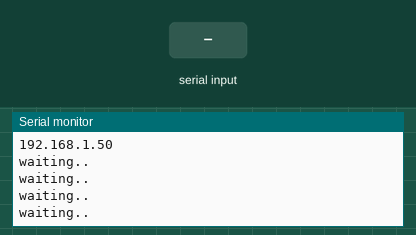
The sketch below on a simulated ESP8266 (NodeMCU). Parts: the last lines printed to the serial monitor. The test bench sets the inputs (shaded band). WiFi joins after 1.5 s; servers stay silent unless stated; uploads are accepted with an empty reply.

Above: at 2.7 s.
2.8 s: "1" received over Serial
At 4.3 s:
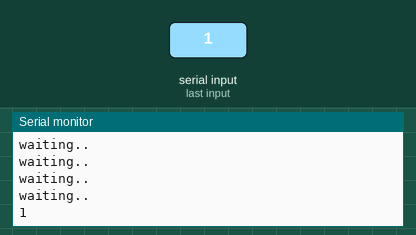
5.8 s: "0" received over Serial
At 7.2 s:
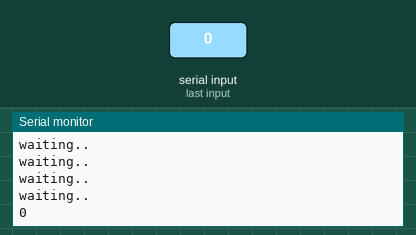
7.3 s: "2" received over Serial
At 8.2 s:
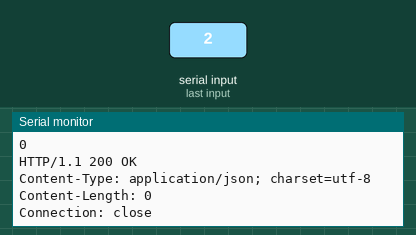
Timing chart, 0 to 10.3 s (numbered marks = the images above; inputs shaded):
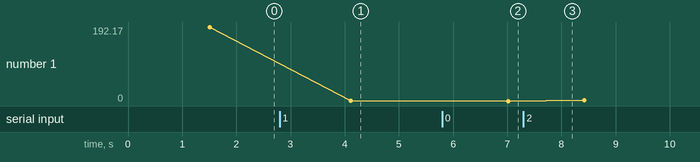

Measured:
- after the input at 2.8 s, the serial monitor: prints a new line after 1.3 s (image 1)
- after the input at 5.8 s, the serial monitor: prints a new line after 1.2 s (image 2)
- plotted number 1: 192.17 → 1 after the input at 2.8 s, 0 → 2 after the input at 7.3 s

The sketch:

WiFiClient.ino
```cpp
#include <ESP8266WiFi.h>


const char* ssid     = "IOT-CUP";
const char* password = "";

const char* host = "autiot.coolpage.biz";
String PostData = "";

void setup() {
  Serial.begin(115200);
  delay(10);
//  pinMode(0,INPUT);
  // We start by connecting to a WiFi network

  Serial.println();
  Serial.println();
  Serial.print("Connecting to ");
  Serial.println(ssid);

  WiFi.begin(ssid, password);

  while (WiFi.status() != WL_CONNECTED) {
    delay(500);
    Serial.print(".");
  }

  Serial.println("");
  Serial.println("WiFi connected");
  Serial.println("IP address: ");
  Serial.println(WiFi.localIP());
}

void loop() {
  /////////////
//  delay(7000);
  ////////////
  while (Serial.available() <= 0) {Serial.println("waiting..");delay(300);}
  if (Serial.available()) {
    delay(100); //allows all serial sent to be received together
    PostData=Serial.readString();
  }

   Serial.println(PostData);

  // Use WiFiClient class to create TCP connections
  WiFiClient client;
  const int httpPort = 80;
  if (!client.connect(host, httpPort)) {
//    Serial.println("connection failed");
    return;
  }

/////////////
//PostData = "{\"reqtype\":\"upload\",\"uid\":\"2\",\"password\":\"123\",\"temperature\":\"24\",\"humidity\":\"30\",\"pulse\":\"75\",\"reqtime\":\"\"}";
////////////

client.println("POST /users.php HTTP/1.1");
client.println("Host: autiot.coolpage.biz ");
client.println("Cache-Control: no-cache");
client.println("Content-Type: application/json");
client.print("Content-Length: ");
client.println(PostData.length());
client.println();
client.println(PostData);

long interval = 2000;
unsigned long currentMillis = millis(), previousMillis = millis();

while(!client.available()){

  if( (currentMillis - previousMillis) > interval ){

    Serial.println("Timeout");
//    blinkLed.detach();
    digitalWrite(2, LOW);
    client.stop();
    return;
  }
  currentMillis = millis();
}

while (client.connected())
{
  if ( client.available() )
  {
    char str=client.read();
   Serial.print(str);
  }
}
Serial.println("");
Serial.flush();
}
```
